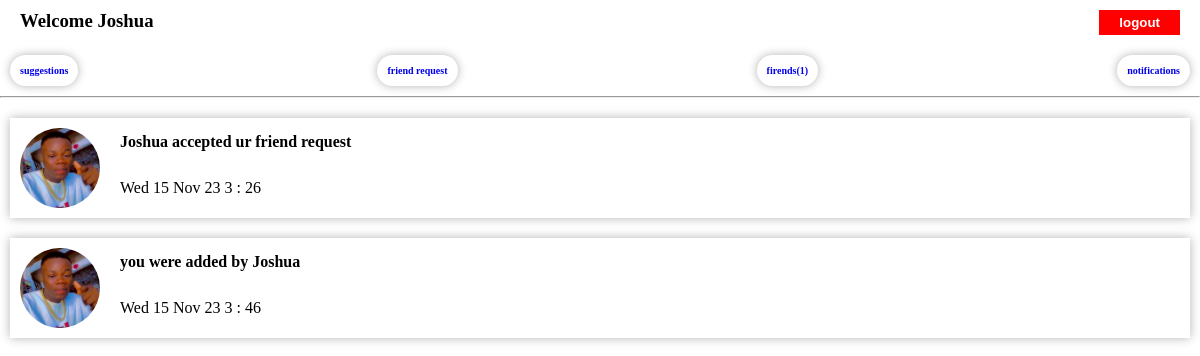
Page /notifications/ (signed in) on the earlier database version.
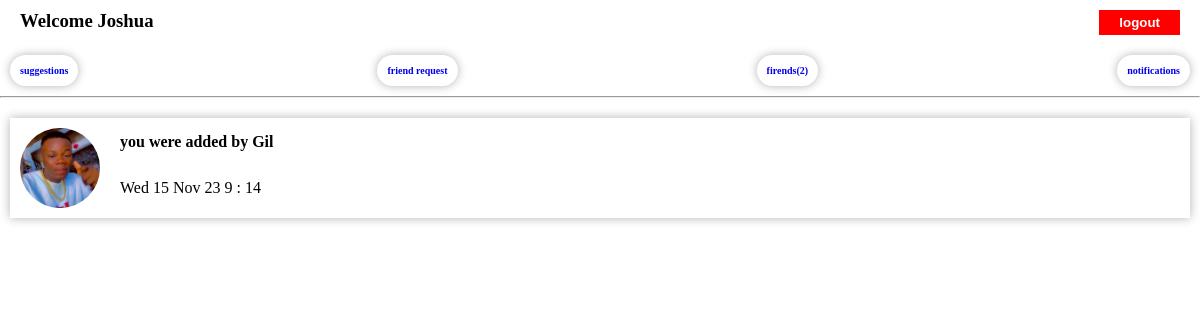
Same page on the later database version.
### main/models.py (models this page shows, shortened)
class Notification(models.Model):
    id = models.UUIDField(
            primary_key=True,
            editable=False,
            default=uuid.uuid4,)
    message = models.CharField(max_length=500)
    owner = models.ForeignKey(User,on_delete=models.CASCADE)
    date = models.DateTimeField(auto_now_add=True)

class Image(models.Model):
    user = models.OneToOneField(User,on_delete=models.CASCADE)
    images = models.ImageField(upload_to="user_image")

### account/models.py (models this page shows, shortened)
class MyUser(AbstractUser):
    id = models.UUIDField(
            primary_key=True,
            default=uuid.uuid4,
            editable=False,)
    username = models.CharField(max_length=50,unique=True)
    email = models.EmailField(unique=True)
    contact = models.IntegerField(blank=True,null=True)
    friends = models.ManyToManyField('self',symmetrical=False)
    USERNAME_FIELD = 'username'
    REQUIRED_FIELDS = ["email"]

### main/views.py (the view)
# urls.py: path("notifications/",views.notifications,name="notifications"),
def notifications(request):
    notifications = Notification.objects.filter(owner=request.user)
    friends = User.objects.get(username=request.user.username).friends.all()
    return render(request,"notification.html",{"notifications":notifications,"friends":friends})

### templates/notification.html (shortened to what this page needs)
{% extends "base.html" %}
{% block content %}
  <header>
    <nav class="nav-links">
      <h3>Welcome {{ request.user.get_username }}</h2>
      <a href="{% url 'account:logout' %}"><button>logout</button></a>
    </nav>
    <div class="f-con">
	    <a href="{% url 'main:home'%}"><h3>suggestions</h3></a>               <a href="{% url 'main:allrequest'%}"><h3>friend request</h3></a>      <a href="{% url 'main:friendslist'%}"><h3>firends({{friends.count}})</h3></a>
	    <a href="{% url 'main:notifications'%}"><h3>notifications</h3></a>
    </div>
  </header>
  <hr>
  <main>
    {% for notification in notifications %}
    <div class="suggest">
      <img src="{{ notification.owner.image.images.url }}" alt="user image">
      <h4>{{ notification.message }}</h4>
      <br>
      <p>{{ notification.date | date:"D d M y g : i" }}</p>
    </div>
    {% endfor %}
  </main>
{% endblock %}

Differences in the rows shown:
removed Notification: owner.image.images (picture), message "Joshua accepted ur friend request", date "Wed 15 Nov 23 3 : 26"
removed Notification: owner.image.images (picture), message "you were added by Joshua", date "Wed 15 Nov 23 3 : 46"
added Notification: owner.image.images (picture), message "you were added by Gil", date "Wed 15 Nov 23 9 : 14"
Other differences:
{{ friends.count }}: "1" → "2"
